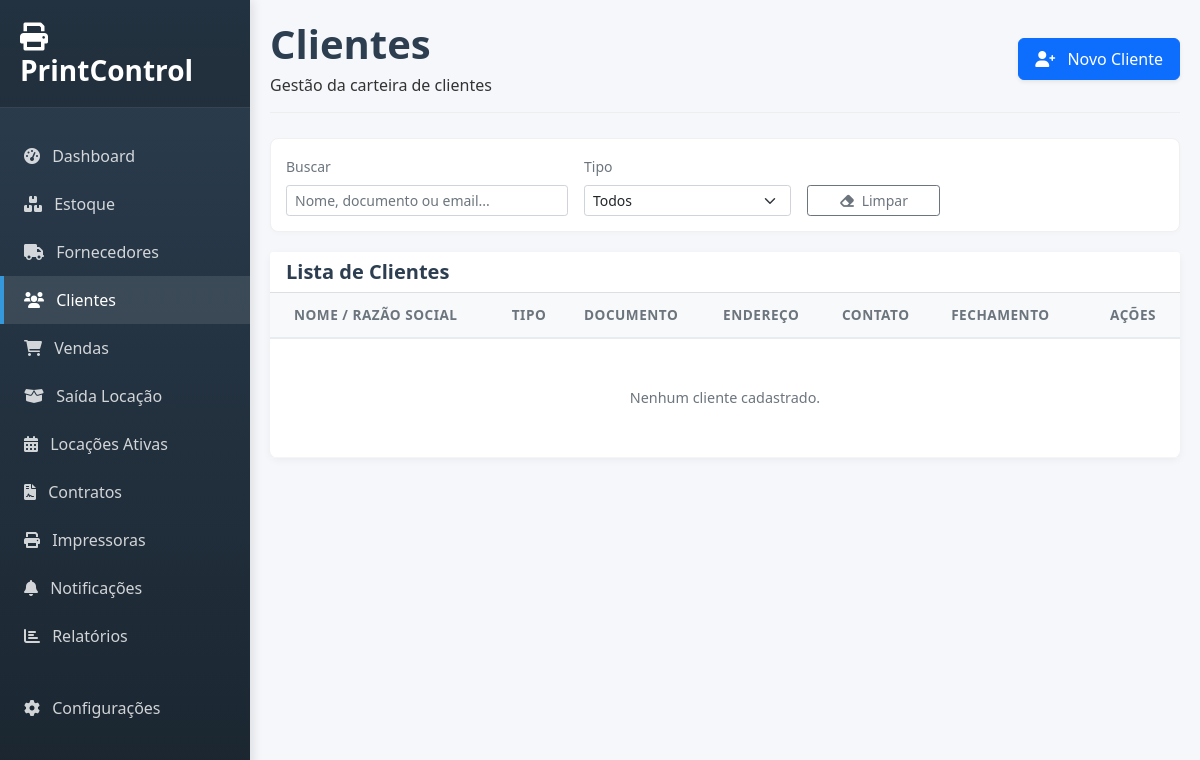
Before: /clientes with the older database file.
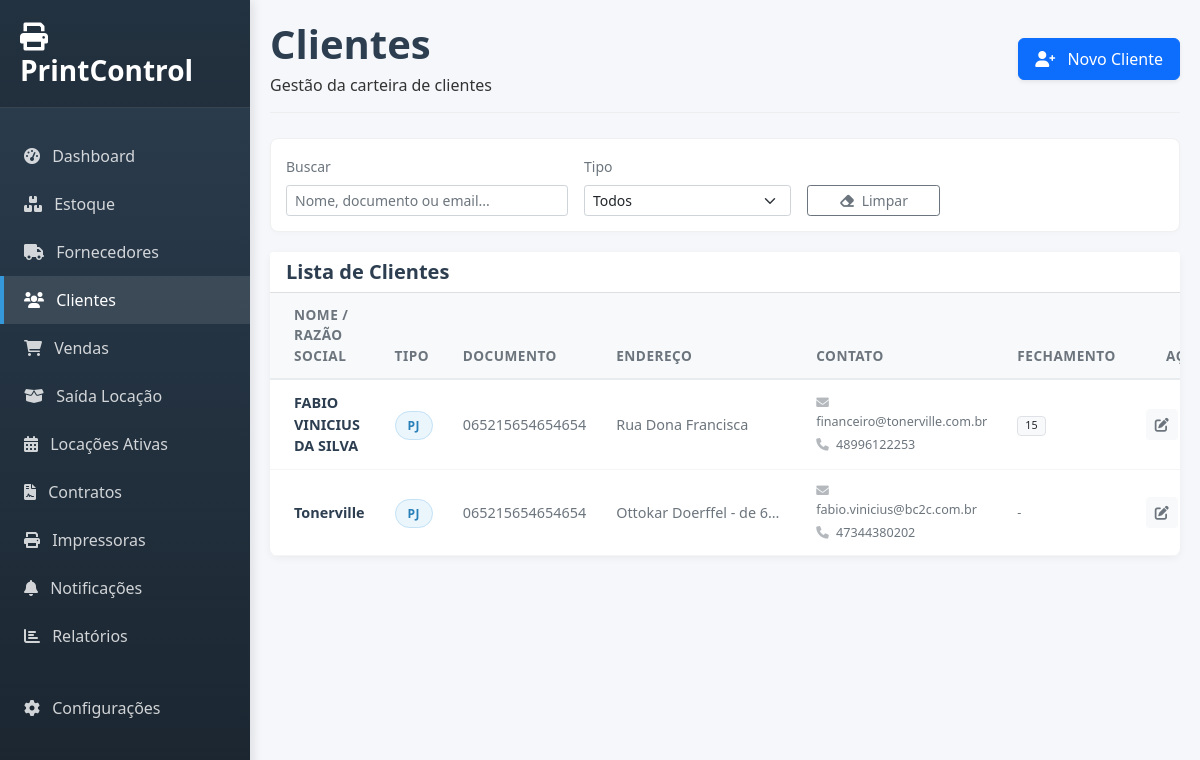
After: the same page with the newer database file.
### app.py (models this page shows)
class Cliente(db.Model):
    id = db.Column(db.Integer, primary_key=True)
    nome = db.Column(db.String(100), nullable=False)
    tipo_pessoa = db.Column(db.String(20))
    documento = db.Column(db.String(20))
    endereco = db.Column(db.String(200))
    telefone = db.Column(db.String(50))
    email = db.Column(db.String(100))
    data_fechamento = db.Column(db.String(50))
    observacao = db.Column(db.Text)

### app.py (the view)
@app.route('/clientes')
def clientes():
    todos_clientes = Cliente.query.order_by(Cliente.nome).all()
    return render_template('clientes.html', clientes=todos_clientes)

### app.py (called while the page is built)
@app.context_processor
def utility_processor():
    try:
        config = Configuracao.query.first()
        if not config:
            config = Configuracao()
            db.session.add(config)
            db.session.commit()
        return dict(hoje=datetime.now(), config=config)
    except:
        return dict(hoje=datetime.now(), config=None)

### templates/clientes.html (shortened to what the changed rows need)
{% extends "base.html" %}
{% block content %}
<div id="clientes-page" class="page-content active">
    <div class="page-header">
        <div class="d-flex justify-content-between align-items-center">
            <div>
                <h1 class="page-title">Clientes</h1>
            </div>
        </div>
    </div>
    <div class="card">
        <div class="card-body p-0">
            <div class="table-responsive">
                <table class="table table-hover mb-0" id="tabelaClientes">
                    <thead>
                        <tr>
                            <th class="ps-4">Nome / Razão Social</th>
                            <th>Tipo</th>
                            <th>Documento</th>
                            <th>Endereço</th> <th>Contato</th>
                            <th>Fechamento</th>
                            <th width="100" class="text-end pe-4">Ações</th>
                        </tr>
                    </thead>
                    <tbody>
                        {% for cliente in clientes %}
                        <tr>
                            <td class="ps-4">
                                <div class="fw-bold" style="color: #2C3E50;">{{ cliente.nome }}</div>
                            </td>
                            <td>
                                {% if cliente.tipo_pessoa == 'Jurídica' %}
                                    <span class="badge-pill badge-soft-primary">PJ</span>
                                {% else %}
                                    <span class="badge-pill badge-soft-dark">PF</span>
                                {% endif %}
                            </td>
                            <td class="text-muted small">{{ cliente.documento if cliente.documento else '-' }}</td>
                            <td class="text-muted small text-truncate" style="max-width: 200px;" title="{{ cliente.endereco }}">
                                {{ cliente.endereco if cliente.endereco else '-' }}
                            </td>
                            <td>
                                <div class="small">
                                    {% if cliente.email %}
                                        <div class="text-muted mb-1"><i class="fas fa-envelope me-1 opacity-50"></i> {{ cliente.email }}</div>
                                    {% endif %}
                                    {% if cliente.telefone %}
                                        <div class="text-muted"><i class="fas fa-phone me-1 opacity-50"></i> {{ cliente.telefone }}</div>
                                    {% endif %}
                                </div>
                            </td>
                            <td>
                                {% if cliente.data_fechamento %}
                                    <span class="badge bg-light text-dark border fw-normal">{{ cliente.data_fechamento }}</span>
                                {% else %}
                                    <span class="text-muted small">-</span>
                                {% endif %}
                            </td>
                            <td class="text-end pe-4">
                                <div class="d-flex justify-content-end gap-1">
                                    <button class="btn btn-sm btn-light text-secondary"
                                        onclick="editarCliente(
                                            '{{ cliente.id }}',
                                            '{{ cliente.nome }}',
                                            '{{ cliente.tipo_pessoa }}',
                                            '{{ cliente.documento }}',
                                            '{{ cliente.endereco }}',
                                            '{{ cliente.telefone }}',
                                            '{{ cliente.email }}',
                                            '{{ cliente.data_fechamento }}',
                                            `{{ cliente.observacao }}`
                                        )" title="Editar">
                                        <i class="fas fa-edit"></i>
                                    </button>
                                </div>
                            </td>
                        </tr>
                        {% else %}
                        <tr><td colspan="7" class="text-center p-5 text-muted">Nenhum cliente cadastrado.</td></tr>
                        {% endfor %}
                    </tbody>
                </table>
            </div>
        </div>
    </div>
</div>
{% endblock %}

Changed rows visible on the page:
added Cliente: nome "FABIO VINICIUS DA SILVA", tipo_pessoa "PJ", documento "065215654654654", endereco "Rua Dona Francisca", email "financeiro@tonerville.com.br", telefone "48996122253", data_fechamento "15"
added Cliente: nome "Tonerville", tipo_pessoa "PJ", documento "065215654654654", endereco "Ottokar Doerffel - de 6…", email "fabio.vinicius@bc2c.com.br", telefone "47344380202"
Other visible differences:
text no longer shown: "Nenhum cliente cadastrado."
